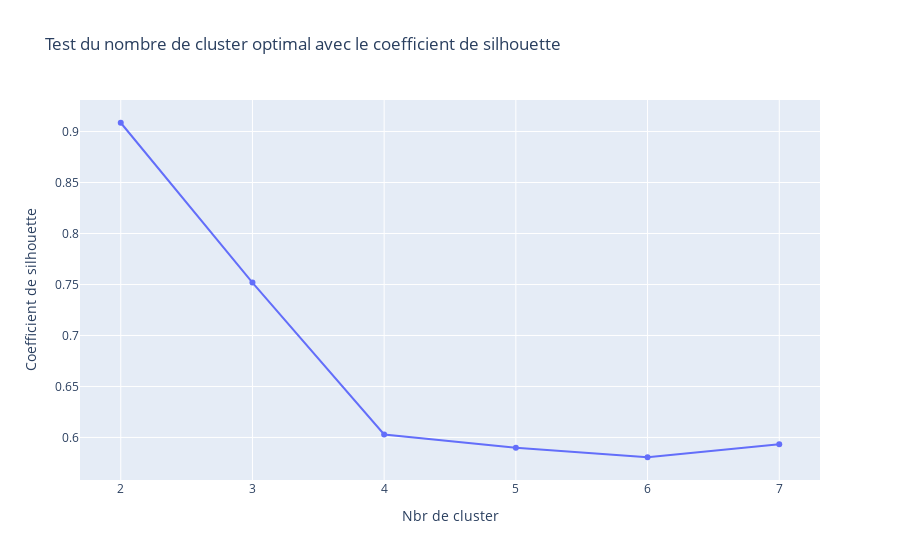

Source (notebook cell):
### Markdown cell above
Nous observons dans les données que nous avons des valeurs différentes de prix au mètre carré pour un même arrondissement (ici le 19ème arrondissement). Il se peut fort que cela soit notre dimension à utiliser pour attribuer les prix au mètre carré les plus élévé dans un département aux locaux commerciaux, et les prix les plus bas aux appartements.

Pour effectuer cette opération, nous allons utiliser l'algorithme du Kmeans qui va rechercher 2 centroïdes à travers les données.

### Code cell
# Test du nombre de cluster optimal avec le coefficient de silhouette
from sklearn.cluster import KMeans
from sklearn.metrics import silhouette_score
X = df_classification[['prix_m2']]
silhouette_scores = []
for n_clusters in range(2,8):
        k_means = KMeans(init='k-means++', n_clusters=n_clusters, random_state = 5 , n_init = 'auto'  )
        k_means.fit(X)
        k_means_labels = k_means.predict(X)
        silhouette_scores.append(silhouette_score(X,k_means_labels ))
fig_coeff_silhouette = px.line(df_classification, 
               x= range(2,8), 
               y=silhouette_scores,
               title='Test du nombre de cluster optimal avec le coefficient de silhouette',
               markers=True,
               labels={'x':'Nbr de cluster','y':'Coefficient de silhouette'}
               )
fig_coeff_silhouette.show()

### Figure 1 — Plotly figure (JSON) as saved in the notebook; plotly's stock layout.template omitted (floating-point values rounded to 4 significant figures)
{"data": [{"hovertemplate": "Nbr de cluster=%{x}<br>Coefficient de silhouette=%{y}<extra></extra>", "legendgroup": "", "line": {"color": "#636efa", "dash": "solid"}, "marker": {"symbol": "circle"}, "mode": "lines+markers", "name": "", "orientation": "v", "showlegend": false, "type": "scatter", "x": [2, 3, 4, 5, 6, 7], "xaxis": "x", "y": [0.9086, 0.7518, 0.603, 0.5899, 0.5806, 0.5933], "yaxis": "y"}], "layout": {"legend": {"tracegroupgap": 0}, "title": {"text": "Test du nombre de cluster optimal avec le coefficient de silhouette"}, "xaxis": {"anchor": "y", "domain": [0, 1], "title": {"text": "Nbr de cluster"}}, "yaxis": {"anchor": "x", "domain": [0, 1], "title": {"text": "Coefficient de silhouette"}}}}
